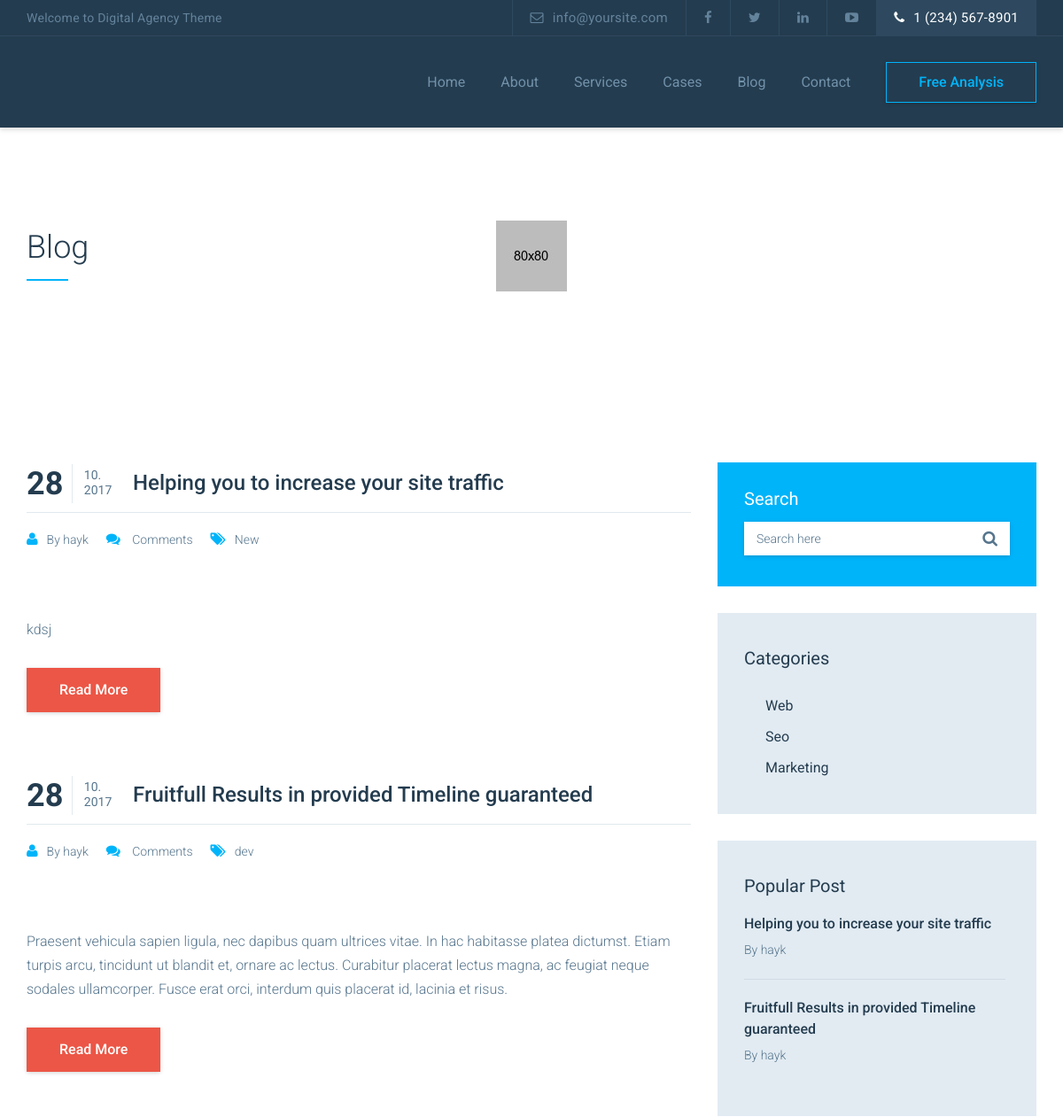
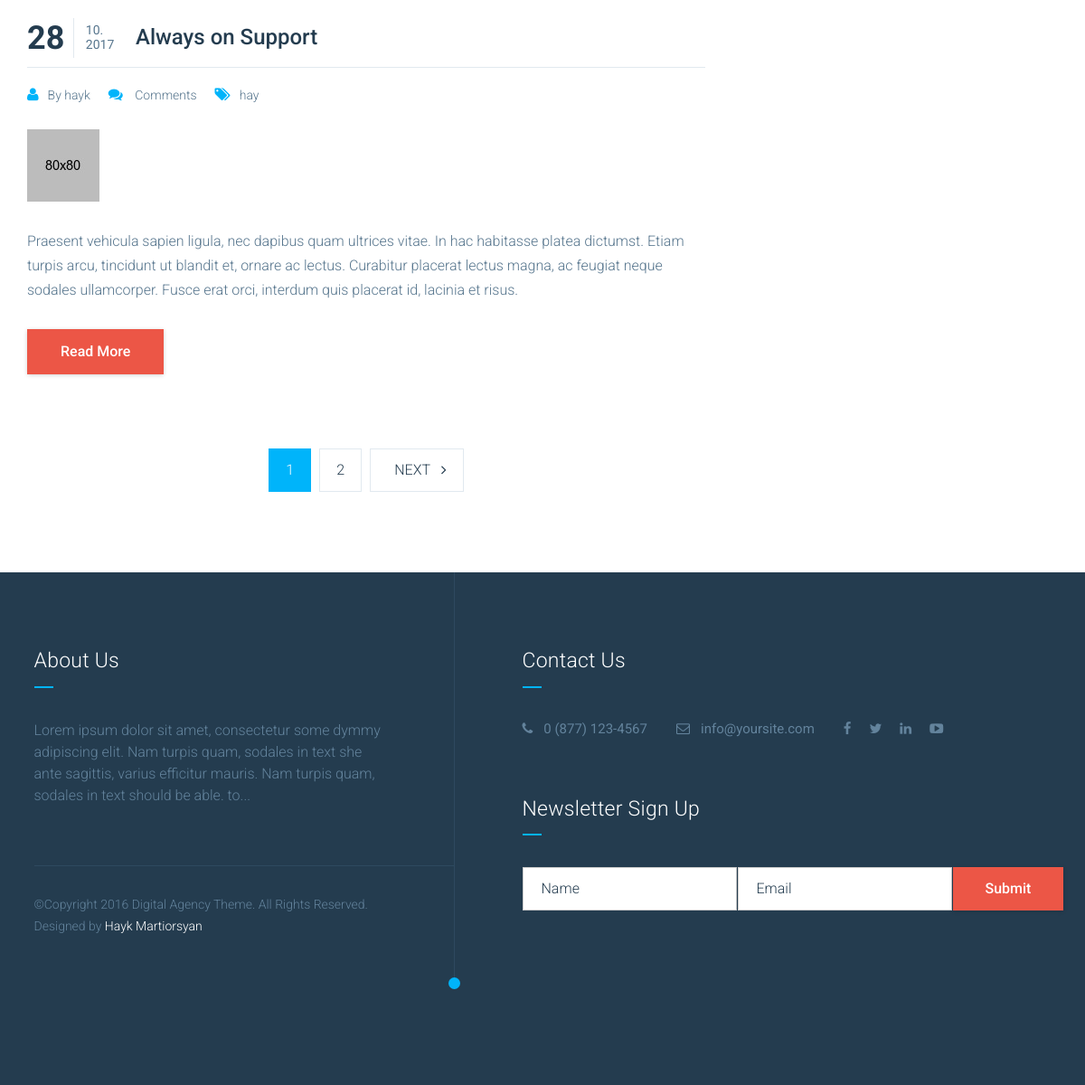
Screenshot of /blog/ with the database file from the repository (2 pictures, top to bottom).
### Blog/models.py (models this page shows, shortened)
class BlogPosts(models.Model):
    author = models.ForeignKey(settings.AUTH_USER_MODEL, on_delete=models.CASCADE, default=True)
    title = models.CharField(max_length=64, blank=True, null=True, default=None)
    short_description = models.TextField(blank=True, null=True, default=None)
    description = models.TextField(blank=True, null=True, default=None)
    image = models.ImageField(upload_to='blog_images')
    category = models.ForeignKey(PostCategory, blank=True, null=True, default=None)
    tag = models.CharField(max_length=32, blank=True, null=True, default=None)
    created = models.DateTimeField(auto_now_add=True, auto_now=False)
    updated = models.DateTimeField(auto_now_add=False, auto_now=True)
    class Meta:
        verbose_name = "Blog Post"
        verbose_name_plural = "Blog Posts"

class PostCategory(models.Model):
    name = models.CharField(max_length=64, blank=True, null=True, default=None)
    class Meta:
        verbose_name = "Post Category"
        verbose_name_plural = "Posts Categories"

### Blog/views.py (the view, shortened to what this page needs)
# urls.py: url(r'^blog/', include("Blog.urls")),
def Blog(request):
    context = {}
    posts = BlogPosts.objects.all().order_by('-created')
    latest_post = BlogPosts.objects.all().order_by('-created')[:2]
    post_category = PostCategory.objects.all().order_by('-id')[:3]
    for post in posts:
        s = post.created
        day = s.date().day
        month = s.date().month
        year = s.date().year
    items_count = 3
    paginator = Paginator(posts, items_count)
    page = request.GET.get('page', 1)
    try:
        post_page = paginator.page(page)
    except PageNotAnInteger:
        post_page = paginator.page(1)
    except EmptyPage:
        post_page = paginator.page(paginator.num_pages)
    query = request.GET.get('q')
    context['post_page'] = post_page
    context['posts'] = posts
    context['post_category'] = post_category
    context['latest_post'] = latest_post
    context['posts'] = posts
    context['day'] = day
    context['month'] = month
    context['year'] = year
    return render(request, 'blog/index.html', context)

### Blog/templates/Blog/index.html (shortened to what this page needs)
{% extends 'base/base.html' %}
{% load static %}
{% block content %}
  	<section class="row page-cover" data-bgimage="{% static 'images/page-cover/2.jpg' %}">
  		<div class="row m0">
  			<div class="container">
				<h2 class="page-title">Blog</h2>
			</div>
  		</div>
  	</section>
  	<section class="row blog-content">
  		<div class="container">
  			<div class="row">
  				<div class="col-md-8 blog-part">
                    {%if post_page%}
                        {% for post in post_page%}
  					<article class="post post-format-image row">
  						<header class="post-header row">
  							<div class="row this-title">
  								<a href="#" class="post-date">
  									<span class="date-wrapper">
  										<span class="dd">{{ day }}</span>
  										<span class="mm-yy">{{ month }}.<br>{{ year }}</span>
  									</span>
  								</a>
  								<a href="/blog/{{ post.id }}" class="title-link"><h3 class="title">{{ post.title }}</h3></a>
  							</div>
  							<ul class="post-meta list-unstyled">
  								<li><i class="fa fa-user"></i>By {{ post.author }}</li>
  								<li><i class="fa fa-comments"></i>
                                    {%if post.comments.count == 1 %}
                                {{post.comments.count}}
                                Comment
                                {%elif post.comments.count == 0%}
                                Comments
                                {%else%}
                                {{post.comments.count}}
                                Comments
                                {%endif%}
                                </li>
  								<li><i class="fa fa-tags"></i><a href="?q={{post.tag}}">{{ post.tag }}</a></li>
  							</ul>
  						</header>
  						<div class="post-body row">
  							<div class="featured-content row">
  								<img src="{{ post.image.url }}" alt="">
  							</div>
  							<div class="row this-summary">
  								 {{ post.short_description }}
  							</div>
  							<a href="/blog/{{ post.id }}" class="btn btn-primary">read more</a>
  						</div>
  					</article>
                    {% endfor %}
                {% else %}
                        <section class="default-section  bg-color outside-hidden">
                        <div class="sec-title text-center main-title">
                            <h1 class="default-title text-uppercase">Post Not Found</h1>
                        </div>
                        </section>
                         {%endif%}
                {% if post_page.has_other_pages %}
                      <ul  class="pagination">
                        {% for i in post_page.paginator.page_range %}
                          {% if post_page.number == i %}
                            <li class="active"><a href="?page={{ i }}" ><span>{{ i }} <span class="sr-only">(current)</span></span></a></li>
                          {% else %}
                            <li><a href="?page={{ i }}">{{ i }}</a></li>
                          {% endif %}
                        {% endfor %}
                        {% if post_page.has_next %}
                          <li><a href="?page={{ post_page.next_page_number }}{%if request.GET.q%}&{{request.GET.q}}{%endif%}">&ensp;NEXT&ensp; <span class="fa fa-angle-right"></span> </a></li>
                        {% endif %}
                      </ul>
                    {% endif %}
  				</div>
  				<div class="col-md-4 sidebar post-sidebar">
                    <div class="row m0 widget widget-search">
                        <h4 class="widget-title">search</h4>
                        <form action="" class="row m0 search-form" method="get" role="search">
                            <div class="input-group">
                                <input type="search" name="q" value="{{request.GET.q}}" class="form-control" placeholder="Search here">
                                <span class="input-group-addon"><button type="submit"><i class="fa fa-search"></i></button></span>
                            </div>
                        </form>
                    </div>
                    <div class="row m0 widget widget-category">
                        <h4 class="widget-title">categories</h4>
                        <ul class="nav widget-nav">
                           {%for category in post_category%}
                            <li><a href="?q={{category.name}}">{{ category.name }}</a></li>
                            {% endfor %}
                        </ul>
                    </div>
                    <div class="row m0 widget widget-popular-posts">
                        <h4 class="widget-title">popular post</h4>
                        {%for post in latest_post%}
                        <div class="media popular-post">
                            <div class="media-body">
                                <h5 class="this-title"><a href="/blog/{{post.id}}/">{{post.title}}</a></h5>
                                <h5 class="by-date">
                                	By <a href="#" class="by">{{ post.author }}</a>
                                </h5>
                            </div>
                        </div>
                        {% endfor %}
                    </div>
                </div>
  			</div>
  		</div>
  	</section>
{% endblock %}

### Marketing/templates/base/base.html (shortened to what this page needs)
<!DOCTYPE html>
<html lang="en">
<head>
    {% load static %}
    <link rel="stylesheet" href="{% static 'css/bootstrap.min.css' %}">
    <link rel="stylesheet" href="{% static 'css/bootstrap-theme.min.css' %}">
    <link rel="stylesheet" href="{% static 'css/font-awesome.min.css' %}">
    <link rel="stylesheet" href="{% static 'vendors/owl.carousel/owl.carousel.css' %}">
    <link rel="stylesheet" href="{% static 'vendors/magnific-popup/magnific-popup.css' %}">
	<link rel="stylesheet" type="text/css" href="{% static 'vendors/revolution/css/settings.css' %}">
	<link rel="stylesheet" type="text/css" href="{% static 'vendors/revolution/css/layers.css' %}">
	<link rel="stylesheet" type="text/css" href="{% static 'vendors/revolution/css/navigation.css' %}">
    <link rel="stylesheet" href="{% static 'css/style.css' %}">
    <link rel="stylesheet" href="{% static 'css/theme.css' %}">
</head>
<body>
    {%include 'base/header.html'%}
    {%block content%}
    {%endblock%}
    {%include 'base/footer.html'%}
</body>
</html>

### Marketing/templates/base/header.html (shortened to what this page needs)
{% load static %}
  	<header class="top-bar row">
  		<div class="container">
  			<div class="welcome-message">Welcome to Digital Agency Theme</div>
  			<ul class="nav top-nav">
  				<li class="email"><a href="mailto:info@yoursite.com"><i class="fa fa-envelope-o"></i>info@yoursite.com</a></li>
  				<li><a href="#"><i class="fa fa-facebook"></i></a></li>
  				<li><a href="#"><i class="fa fa-twitter"></i></a></li>
  				<li><a href="#"><i class="fa fa-linkedin"></i></a></li>
  				<li><a href="#"><i class="fa fa-youtube-play"></i></a></li>
  				<li class="tel"><a href="#"><i class="fa fa-phone"></i>1 (234) 567-8901</a></li>
  			</ul>
  		</div>
  	</header>
  	<nav class="navbar navbar-default navbar-static-top">
  		<div class="container">
			<div class="collapse navbar-collapse" id="main_nav">
				<a href="#" class="btn btn-outline blue pull-right hidden-xs hidden-sm">free analysis</a>
				<ul class="nav navbar-nav navbar-right">
					<li>
						<a href="{% url 'Home:index' %}">Home</a>
                    </li>
					<li>
                        <a href="{% url 'About:index' %}">About</a>
                    </li>
					<li>
						<a href="{% url 'Services:index' %}">Services</a>
					</li>
					<li>
						<a href="{% url 'Cases:index' %}">Cases</a>
					</li>
					<li>
						<a href="{% url 'Blog:index' %}">Blog</a>
					</li>
					<li>
                        <a href="{% url 'Contact:index' %}">contact</a>
                    </li>
				</ul>
			</div>
  		</div>
  	</nav>

### Marketing/templates/base/footer.html
{% load static %}
  	<footer class="row site-footer">
  		<div class="container">
  			<div class="row">
  				<div class="col-md-7 col-md-push-5 half-side">
  					<div class="footer-contact row footer-widget right-box">
  						<h3 class="footer-title">Contact Us</h3>
  						<ul class="nav">
  							<li class="tel"><a href="#"><i class="fa fa-phone"></i>0 (877) 123-4567</a></li>
  							<li class="email"><a href="mailto:info@yoursite.com"><i class="fa fa-envelope-o"></i>info@yoursite.com</a></li>
  							<li><a href="#"><i class="fa fa-facebook"></i></a></li>
  							<li><a href="#"><i class="fa fa-twitter"></i></a></li>
  							<li><a href="#"><i class="fa fa-linkedin"></i></a></li>
  							<li><a href="#"><i class="fa fa-youtube-play"></i></a></li>
  						</ul>
  					</div>
  					<div class="footer-newsletter row footer-widget right-box">
  						<h3 class="footer-title">newsletter sign up</h3>
  						<form class="form-inline newsletter-form">
							<input type="text" class="form-control" placeholder="Name">
							<input type="email" class="form-control" placeholder="Email">
							<button type="submit" class="btn btn-primary">submit</button>
						</form>
  					</div>
  				</div>
  				<div class="col-md-5 col-md-pull-7 half-side">
  					<div class="footer-about left-box footer-widget row">
  						<h3 class="footer-title">About Us</h3>
  						<p>Lorem ipsum dolor sit amet, consectetur  some dymmy adipiscing elit. Nam turpis quam, sodales in text she ante sagittis, varius efficitur mauris. Nam turpis quam, sodales in text should be able. to...</p>
  					</div>
  					<div class="copyright-row left-box footer-widget row">
  						©Copyright 2016 Digital Agency  Theme. All Rights Reserved. Designed by <a href="#">Hayk Martiorsyan</a>
  					</div>
  				</div>
  			</div>
  		</div>
  	</footer>

### static/css/theme.css (style rules this page uses)
.btn { border-color: #2e495f; }
.btn-primary { border-color: #ec5646; background: #ec5646; color: #fff; }
.btn-outline { border-color: #333; }
.btn-outline.blue { border-color: #00b4fa; color: #00b4fa; -webkit-transition: all 300ms linear 0s; transition: all 300ms linear 0s; }
.top-bar { background: #243c4f; border-bottom-color: #2e495f; }
.top-bar .welcome-message { color: #63839c; }
.top-bar .top-nav li { border-left-color: #2e495f; }
.top-bar .top-nav .tel a { background: #2e495f; color: #fff; }
.top-bar .top-nav a { color: #63839c; -webkit-transition: all 300ms linear 0s; transition: all 300ms linear 0s; }
.navbar-default { background: #243c4f; }
.navbar-default .navbar-collapse .nav li a { color: #7191aa; -webkit-transition: all 300ms linear 0s; transition: all 300ms linear 0s; }
.site-footer { background: #243c4f; }
.site-footer .half-side { border-color: #2e495f; }
.site-footer .half-side:last-child { border-color: #2e495f; }
.site-footer .half-side:last-child:before { background: #00b4fa; }
.footer-about p { color: #63839c; }
.copyright-row { color: #63839c; border-color: #2e495f; }
.copyright-row a { color: #fff; -webkit-transition: all 300ms linear 0s; transition: all 300ms linear 0s; }
.footer-title { color: #fff; }
.footer-title:after { background: #00b4fa; }
.footer-contact .nav li a { color: #63839c; -webkit-transition: all 300ms linear 0s; transition: all 300ms linear 0s; }
.newsletter-form .form-control { color: #243c4f; }
.page-cover .page-title { color: #243c4f; }
.page-cover .page-title:after { background: #00b4fa; }
.sidebar .widget { background: #e2ebf2; }
.sidebar .widget-title { color: #243c4f; }
.sidebar .widget-search { background: #00b4fa; }
.sidebar .widget-search .widget-title { color: #fff; }
.sidebar .widget-search .form-control { color: #56758d; }
.sidebar .widget-search button { background: #fff; color: #56758d; }
.sidebar .widget-nav li a { color: #243c4f; }
.sidebar .popular-post + .popular-post { border-color: #d0dbe4; }
.sidebar .popular-post .this-title a { color: #243c4f; }
.sidebar .popular-post .by-date { color: #56758d; }
.sidebar .popular-post .by-date a { color: #56758d; }
.post-header .this-title { border-color: #e1e9ef; }
.post-header .title-link .title { color: #243c4f; }
.post-date .dd { border-color: #e1e9ef; color: #243c4f; }
.post-date .mm-yy { color: #56758d; }
.post-meta li { color: #56758d; }
.post-meta li i { color: #00b4fa; }
.post-meta li a { color: #56758d; }
.post-body .this-summary { color: #56758d; }
.pagination li a { border-color: #e1e9ef; color: #243c4f; -webkit-transition: all 300ms linear 0s; transition: all 300ms linear 0s; }
.pagination li.active a { background: #00b4fa; border-color: #00b4fa; }

### rows the page displays
BlogPosts: day "28", month "10", year "2017", title "Helping you to increase your site traffic", author "hayk", shows "Comments", tag "New", short_description "kdsj"
BlogPosts: day "28", month "10", year "2017", title "Fruitfull Results in provided Timeline guaranteed", author "hayk", shows "Comments", tag "dev", short_description "Praesent vehicula sapien ligula, nec dapibus quam ultrices vitae. In hac habitasse platea dictumst. Etiam turpis arcu, tincidunt ut blandit et, ornare ac lectus. Curabitur placerat lectus magna, ac feugiat neque sodales ullamcorper. Fusce erat orci, interdum quis placerat id, lacinia et risus."
BlogPosts: day "28", month "10", year "2017", title "Always on Support", author "hayk", shows "Comments", tag "hay", image (picture), short_description "Praesent vehicula sapien ligula, nec dapibus quam ultrices vitae. In hac habitasse platea dictumst. Etiam turpis arcu, tincidunt ut blandit et, ornare ac lectus. Curabitur placerat lectus magna, ac feugiat neque sodales ullamcorper. Fusce erat orci, interdum quis placerat id, lacinia et risus."
PostCategory: name "Web"
PostCategory: name "Seo"
PostCategory: name "Marketing"

### other values shown
{{ i }} "1"
{{ i }} "2"
